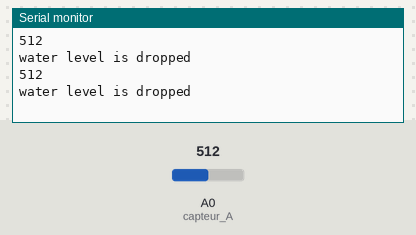
This sketch was run on a simulated Arduino Uno, built with avr-gcc and run on an emulated ATmega328P. Shown: the last lines printed to the serial monitor. Inputs (shaded band) come from the test bench; at power-on: A0 (capteur_A) = 512.

Above: at 1.8 s.
1.9 s: A0 (capteur_A) set to 109
At 2.8 s:
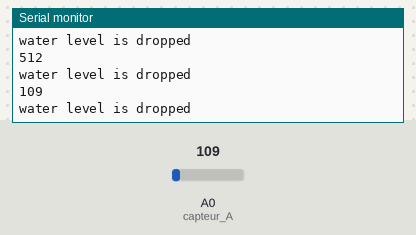
3.4 s: A0 (capteur_A) set to 95
At 4.9 s:
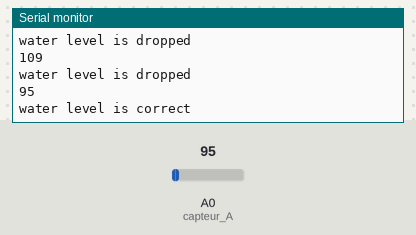
Timing chart, 0 to 6.4 s (numbered marks = the images above; inputs shaded):
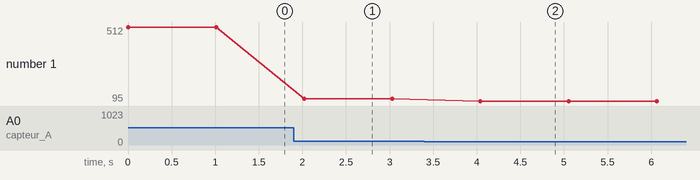

Measured:
- the behaviour switches between 100 and 99 on A0 (capteur_A) (found by bisection; images 1 and 2)
- after the input at 1.9 s, the serial monitor: prints a new line after 0.12 s (image 1)
- after the input at 3.4 s, the serial monitor: prints a new line after 0.64 s (image 2)
- plotted number 1: 512 → 109 after the input at 1.9 s, 109 → 95 after the input at 3.4 s

The sketch:

water_sensor.ino
```cpp
const int capteur_D = 4;
const int capteur_A = A0;

int val_analogique;

void setup()
{
  pinMode(capteur_D, INPUT);
  pinMode(capteur_A, INPUT);
  Serial.begin(9600);
}

void loop()
{
  val_analogique=analogRead(capteur_A);
  Serial.println(val_analogique);
if(val_analogique < 100)
  {
    Serial.println("water level is correct");
    delay(10);
  }
else
  {
    Serial.println("water level is dropped");
    delay(10);
  }
  delay(1000);
}
```
